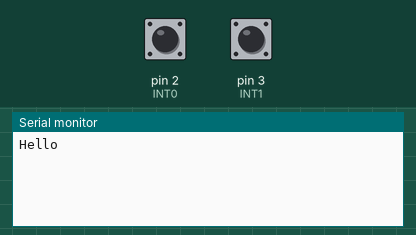
Recording of a sketch running on a simulated Arduino Uno, built with avr-gcc and run on an emulated ATmega328P. On the bench: the last lines printed to the serial monitor. The test bench sets the inputs (shaded band); at power-on: pin 2 (INT0) HIGH, pin 3 (INT1) HIGH.

Above: at 1.2 s.
1.3 s: pin 2 (INT0) pulled LOW for 0.15 s
At 1.8 s:
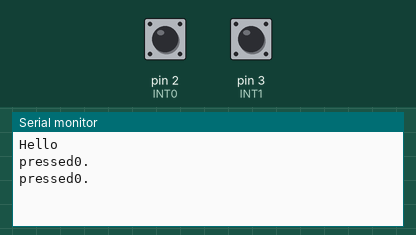
2.9 s: pin 3 (INT1) pulled LOW for 0.15 s
At 3.9 s:
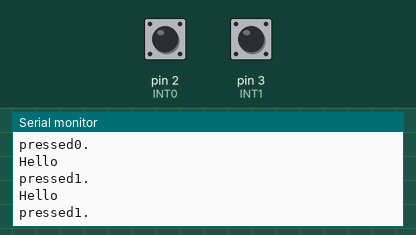

Measured:
- after the input at 1.3 s, the serial monitor: prints a new line at once (image 1)
- after the input at 2.9 s, the serial monitor: prints a new line at once (image 2)

The sketch:

flags.ino
```cpp
#include <Arduino.h>
#define INT0 2
#define INT1 3

volatile byte state0 = LOW;
volatile byte state1 = LOW;
volatile byte postscaler=LOW;

ISR(INT0_vect) {
  state0 = !state0;
  Serial.println("pressed0.");
  delay(100);
}

ISR(INT1_vect) {
  state1 = !state1;
  Serial.println("pressed1.");
}

ISR(TIMER2_OVF_vect){
  TCNT2 = 131;
  if (postscaler<125) postscaler++;
  else {
    postscaler = 0;
    Serial.println("Hello");
  }
}

void setup() {
  Serial.begin(9600);
  pinMode(INT0, INPUT_PULLUP);
  pinMode(INT1, INPUT_PULLUP);

  TCCR2A &= 0b11111100;
  TCCR2B &= 0b11110111;
  TCCR2B |= 0b00000111;
  TIMSK2 |= 0b000000001;

  EICRA |= 0b00000100; // Any logical change on TN0 generates an interrupt request.
  EICRA |= 0b00000001; // Any logical change on INT1 generates an interrupt request.
  EIMSK |= 0b00000001; // Configure INT1
  EIMSK |= 0b00000010; // Configure INT0

  interrupts();
}
```
